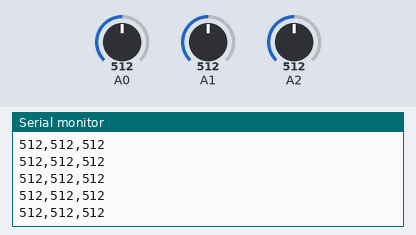
Recording of a sketch running on a simulated Arduino Uno, built with avr-gcc and run on an emulated ATmega328P. Parts: the last lines printed to the serial monitor. Inputs (shaded band) come from the test bench; at power-on: A0 = 512, A1 = 512, A2 = 512. Storage starts empty.

Above: at 1.2 s.
1.3 s: A0 set to 11
At 1.9 s:
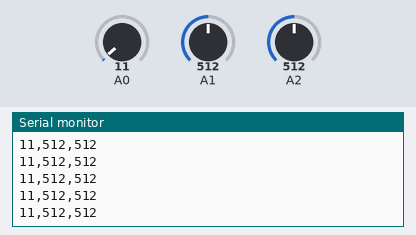
2.8 s: A0 set to 8
At 3.4 s:
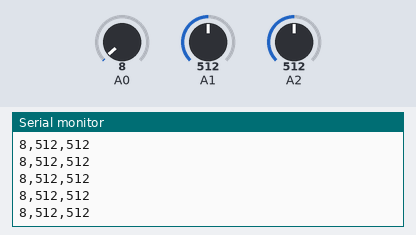
7.3 s: A1 set to 11
At 8.0 s:
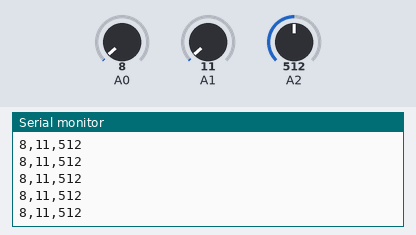
8.8 s: A1 set to 8
At 9.3 s:
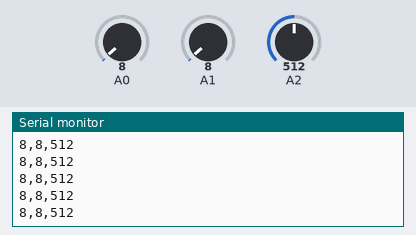
10.3 s: A0 set to 986
At 11.0 s:
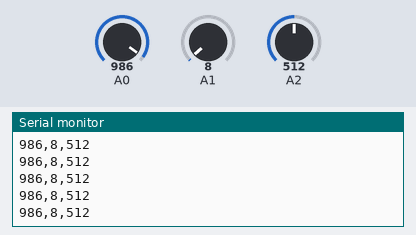
11.8 s: A0 set to 1014
At 12.7 s:
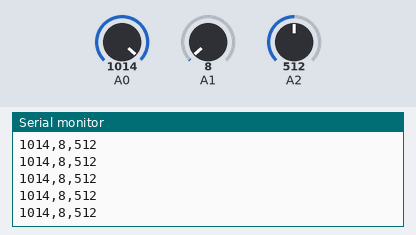
Timing chart, 0 to 14.8 s (numbered marks = the images above; inputs shaded):
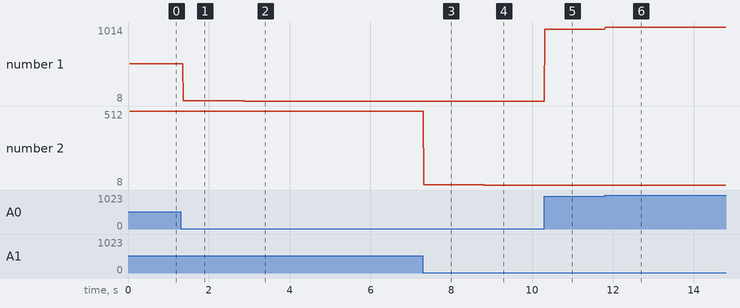

Measured:
- after the input at 1.3 s, the serial monitor: prints a new line after 0.07 s (image 1)
- after the input at 2.8 s, the serial monitor: prints a new line after 0.08 s (image 2)
- after the input at 7.3 s, the serial monitor: prints a new line at once (image 3)
- after the input at 8.8 s, the serial monitor: prints a new line at once (image 4)
- after the input at 10.3 s, the serial monitor: prints a new line at once (image 5)
- after the input at 11.8 s, the serial monitor: prints a new line at once (image 6)
- plotted number 1: 512 → 11 after the input at 1.3 s, 11 → 8 after the input at 2.8 s, 8 → 986 after the input at 10.3 s, 986 → 1014 after the input at 11.8 s
- plotted number 2: 512 → 11 after the input at 7.3 s

The sketch:

datalogger.ino
```cpp
#include <SPI.h>
#include <SD.h>

const int chipSelect = 4;

void setup() {
  Serial.begin(9600);
  while (!Serial) {
  }


  Serial.print("Initializing SD card...");

  if (!SD.begin(chipSelect)) {
    Serial.println("Card failed, or not present");
    while (1);
  }
  Serial.println("card initialized.");
}

void loop() {
  String dataString = "";

  for (int analogPin = 0; analogPin < 3; analogPin++) {
    int sensor = analogRead(analogPin);
    dataString += String(sensor);
    if (analogPin < 2) {
      dataString += ",";
    }
  }

  File dataFile = SD.open("datalog.txt", FILE_WRITE);

  if (dataFile) {
    dataFile.println(dataString);
    dataFile.close();
    Serial.println(dataString);
  }
  else {
    Serial.println("error opening datalog.txt");
  }
}
```
